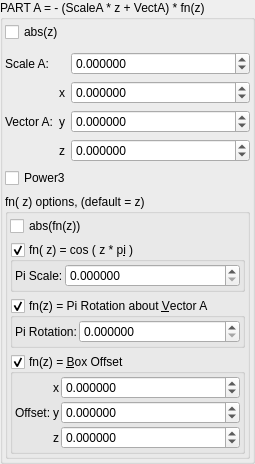
    <widget class="QGroupBox" name="groupBox">
     <property name="title">
      <string>PART A = - (ScaleA * z + VectA) * fn(z)</string>
     </property>
     <layout class="QVBoxLayout" name="verticalLayout_3">
      <property name="leftMargin">
       <number>2</number>
      </property>
      <property name="topMargin">
       <number>2</number>
      </property>
      <property name="rightMargin">
       <number>2</number>
      </property>
      <property name="bottomMargin">
       <number>2</number>
      </property>
      <item>
       <widget class="MyCheckBox" name="checkBox_transf_function_enabled_false">
        <property name="text">
         <string notr="true">abs(z)</string>
        </property>
       </widget>
      </item>
      <item>
       <layout class="QGridLayout" name="gridLayout" columnstretch="0,0,1">
        <property name="topMargin">
         <number>4</number>
        </property>
        <item row="0" column="0">
         <widget class="QLabel" name="label_174">
          <property name="text">
           <string>Scale A:</string>
          </property>
         </widget>
        </item>
        <item row="0" column="2">
         <widget class="MyDoubleSpinBox" name="spinbox_transf_scale_2">
          <property name="sizePolicy">
           <sizepolicy hsizetype="Minimum" vsizetype="Maximum">
            <horstretch>0</horstretch>
            <verstretch>0</verstretch>
           </sizepolicy>
          </property>
          <property name="prefix">
           <string/>
          </property>
          <property name="suffix">
           <string/>
          </property>
          <property name="decimals">
           <number>6</number>
          </property>
          <property name="minimum">
           <double>-99.989999999999995</double>
          </property>
          <property name="maximum">
           <double>99.989999999999995</double>
          </property>
          <property name="singleStep">
           <double>0.100000000000000</double>
          </property>
         </widget>
        </item>
        <item row="2" column="1">
         <widget class="QLabel" name="label_119">
          <property name="text">
           <string notr="true">y</string>
          </property>
         </widget>
        </item>
        <item row="1" column="1">
         <widget class="QLabel" name="label_112">
          <property name="text">
           <string notr="true">x</string>
          </property>
         </widget>
        </item>
        <item row="1" column="2">
         <widget class="MyDoubleSpinBox" name="spinbox3_transf_constant_multiplier_111_x">
          <property name="sizePolicy">
           <sizepolicy hsizetype="Minimum" vsizetype="Maximum">
            <horstretch>0</horstretch>
            <verstretch>0</verstretch>
           </sizepolicy>
          </property>
          <property name="prefix">
           <string/>
          </property>
          <property name="decimals">
           <number>6</number>
          </property>
          <property name="minimum">
           <double>-99.989999999999995</double>
          </property>
          <property name="singleStep">
           <double>0.100000000000000</double>
          </property>
         </widget>
        </item>
        <item row="3" column="1">
         <widget class="QLabel" name="label_121">
          <property name="text">
           <string notr="true">z</string>
          </property>
         </widget>
        </item>
        <item row="2" column="2">
         <widget class="MyDoubleSpinBox" name="spinbox3_transf_constant_multiplier_111_y">
          <property name="sizePolicy">
           <sizepolicy hsizetype="Minimum" vsizetype="Maximum">
            <horstretch>0</horstretch>
            <verstretch>0</verstretch>
           </sizepolicy>
          </property>
          <property name="decimals">
           <number>6</number>
          </property>
          <property name="minimum">
           <double>-99.989999999999995</double>
          </property>
          <property name="maximum">
           <double>99.989999999999995</double>
          </property>
          <property name="singleStep">
           <double>0.100000000000000</double>
          </property>
         </widget>
        </item>
        <item row="3" column="2">
         <widget class="MyDoubleSpinBox" name="spinbox3_transf_constant_multiplier_111_z">
          <property name="sizePolicy">
           <sizepolicy hsizetype="Minimum" vsizetype="Maximum">
            <horstretch>0</horstretch>
            <verstretch>0</verstretch>
           </sizepolicy>
          </property>
          <property name="decimals">
           <number>6</number>
          </property>
          <property name="minimum">
           <double>-99.989999999999995</double>
          </property>
          <property name="maximum">
           <double>99.989999999999995</double>
          </property>
          <property name="singleStep">
           <double>0.100000000000000</double>
          </property>
         </widget>
        </item>
        <item row="1" column="0" rowspan="3">
         <widget class="QLabel" name="label_114">
          <property name="text">
           <string>Vector A:</string>
          </property>
         </widget>
        </item>
       </layout>
      </item>
      <item>
       <widget class="MyCheckBox" name="checkBox_transf_function_enabledx_false">
        <property name="text">
         <string>Power3</string>
        </property>
       </widget>
      </item>
      <item>
       <widget class="QGroupBox" name="groupBox_2">
        <property name="title">
         <string>fn( z) options, (default = z)</string>
        </property>
        <layout class="QVBoxLayout" name="verticalLayout_4">
         <property name="leftMargin">
          <number>2</number>
         </property>
         <property name="topMargin">
          <number>2</number>
         </property>
         <property name="rightMargin">
          <number>2</number>
         </property>
         <property name="bottomMargin">
          <number>2</number>
         </property>
         <item>
          <widget class="MyCheckBox" name="checkBox_transf_function_enabledAx_false">
           <property name="text">
            <string notr="true">abs(fn(z))</string>
           </property>
          </widget>
         </item>
         <item>
          <widget class="MyGroupBox" name="groupCheck_transf_multiplier_enabled_1_false">
           <property name="toolTip">
            <string/>
           </property>
           <property name="title">
            <string notr="true">fn( z) = cos ( z * p&amp;i )</string>
           </property>
           <property name="checkable">
            <bool>true</bool>
           </property>
           <layout class="QVBoxLayout" name="verticalLayout_52">
            <property name="spacing">
             <number>2</number>
            </property>
            <property name="leftMargin">
             <number>2</number>
            </property>
            <property name="topMargin">
             <number>2</number>
            </property>
            <property name="rightMargin">
             <number>2</number>
            </property>
            <property name="bottomMargin">
             <number>2</number>
            </property>
            <item>
             <layout class="QGridLayout" name="gridLayout_26" columnstretch="0,1">
              <property name="spacing">
               <number>2</number>
              </property>
              <item row="0" column="0">
               <widget class="QLabel" name="label_170">
                <property name="text">
                 <string>Pi Scale:</string>
                </property>
               </widget>
              </item>
              <item row="0" column="1">
               <widget class="MyDoubleSpinBox" name="spinbox_transf_scaleC_1">
                <property name="sizePolicy">
                 <sizepolicy hsizetype="Minimum" vsizetype="Maximum">
                  <horstretch>0</horstretch>
                  <verstretch>0</verstretch>
                 </sizepolicy>
                </property>
                <property name="prefix">
                 <string/>
                </property>
                <property name="suffix">
                 <string/>
                </property>
                <property name="decimals">
                 <number>6</number>
                </property>
                <property name="minimum">
                 <double>0.000000000000000</double>
                </property>
                <property name="maximum">
                 <double>10.000000000000000</double>
                </property>
                <property name="singleStep">
                 <double>0.100000000000000</double>
                </property>
               </widget>
              </item>
             </layout>
            </item>
           </layout>
          </widget>
         </item>
         <item>
          <widget class="MyGroupBox" name="groupCheck_transf_function_enabledy_false">
           <property name="toolTip">
            <string/>
           </property>
           <property name="title">
            <string>fn(z) = Pi Rotation about &amp;Vector A</string>
           </property>
           <property name="checkable">
            <bool>true</bool>
           </property>
           <layout class="QVBoxLayout" name="verticalLayout_50">
            <property name="spacing">
             <number>2</number>
            </property>
            <property name="leftMargin">
             <number>2</number>
            </property>
            <property name="topMargin">
             <number>2</number>
            </property>
            <property name="rightMargin">
             <number>2</number>
            </property>
            <property name="bottomMargin">
             <number>2</number>
            </property>
            <item>
             <layout class="QGridLayout" name="gridLayout_24" columnstretch="0,1">
              <property name="spacing">
               <number>2</number>
              </property>
              <item row="0" column="0">
               <widget class="QLabel" name="label_169">
                <property name="text">
                 <string>Pi Rotation:</string>
                </property>
               </widget>
              </item>
              <item row="0" column="1">
               <widget class="MyDoubleSpinBox" name="spinbox_transf_scale_0">
                <property name="sizePolicy">
                 <sizepolicy hsizetype="Minimum" vsizetype="Maximum">
                  <horstretch>0</horstretch>
                  <verstretch>0</verstretch>
                 </sizepolicy>
                </property>
                <property name="prefix">
                 <string/>
                </property>
                <property name="suffix">
                 <string/>
                </property>
                <property name="decimals">
                 <number>6</number>
                </property>
                <property name="minimum">
                 <double>0.000000000000000</double>
                </property>
                <property name="maximum">
                 <double>1.000000000000000</double>
                </property>
                <property name="singleStep">
                 <double>0.100000000000000</double>
                </property>
               </widget>
              </item>
             </layout>
            </item>
           </layout>
          </widget>
         </item>
         <item>
          <widget class="MyGroupBox" name="groupCheck_transf_function_enabledz_false">
           <property name="toolTip">
            <string/>
           </property>
           <property name="title">
            <string>fn(z) = &amp;Box Offset</string>
           </property>
           <property name="checkable">
            <bool>true</bool>
           </property>
           <layout class="QVBoxLayout" name="verticalLayout_49">
            <property name="spacing">
             <number>2</number>
            </property>
            <property name="leftMargin">
             <number>2</number>
            </property>
            <property name="topMargin">
             <number>2</number>
            </property>
            <property name="rightMargin">
             <number>2</number>
            </property>
            <property name="bottomMargin">
             <number>2</number>
            </property>
            <item>
             <layout class="QGridLayout" name="gridLayout_23" columnstretch="0,0,1">
              <property name="spacing">
               <number>2</number>
              </property>
              <item row="1" column="1">
               <widget class="QLabel" name="label_123">
                <property name="text">
                 <string notr="true">y</string>
                </property>
               </widget>
              </item>
              <item row="2" column="2">
               <widget class="MyDoubleSpinBox" name="spinbox3_transf_addition_constant_z">
                <property name="sizePolicy">
                 <sizepolicy hsizetype="Minimum" vsizetype="Maximum">
                  <horstretch>0</horstretch>
                  <verstretch>0</verstretch>
                 </sizepolicy>
                </property>
                <property name="prefix">
                 <string/>
                </property>
                <property name="suffix">
                 <string/>
                </property>
                <property name="decimals">
                 <number>6</number>
                </property>
                <property name="minimum">
                 <double>-99.989999999999995</double>
                </property>
                <property name="maximum">
                 <double>99.989999999999995</double>
                </property>
                <property name="singleStep">
                 <double>0.100000000000000</double>
                </property>
               </widget>
              </item>
              <item row="0" column="1">
               <widget class="QLabel" name="label_124">
                <property name="text">
                 <string notr="true">x</string>
                </property>
               </widget>
              </item>
              <item row="1" column="2">
               <widget class="MyDoubleSpinBox" name="spinbox3_transf_addition_constant_y">
                <property name="sizePolicy">
                 <sizepolicy hsizetype="Minimum" vsizetype="Maximum">
                  <horstretch>0</horstretch>
                  <verstretch>0</verstretch>
                 </sizepolicy>
                </property>
                <property name="prefix">
                 <string/>
                </property>
                <property name="suffix">
                 <string/>
                </property>
                <property name="decimals">
                 <number>6</number>
                </property>
                <property name="minimum">
                 <double>-99.989999999999995</double>
                </property>
                <property name="maximum">
                 <double>99.989999999999995</double>
                </property>
                <property name="singleStep">
                 <double>0.100000000000000</double>
                </property>
               </widget>
              </item>
              <item row="1" column="0">
               <widget class="QLabel" name="label_126">
                <property name="text">
                 <string>Offset:</string>
                </property>
               </widget>
              </item>
              <item row="2" column="1">
               <widget class="QLabel" name="label_125">
                <property name="text">
                 <string notr="true">z</string>
                </property>
               </widget>
              </item>
              <item row="0" column="2">
               <widget class="MyDoubleSpinBox" name="spinbox3_transf_addition_constant_x">
                <property name="sizePolicy">
                 <sizepolicy hsizetype="Minimum" vsizetype="Maximum">
                  <horstretch>0</horstretch>
                  <verstretch>0</verstretch>
                 </sizepolicy>
                </property>
                <property name="prefix">
                 <string/>
                </property>
                <property name="suffix">
                 <string/>
                </property>
                <property name="decimals">
                 <number>6</number>
                </property>
                <property name="minimum">
                 <double>-99.989999999999995</double>
                </property>
                <property name="maximum">
                 <double>99.989999999999995</double>
                </property>
                <property name="singleStep">
                 <double>0.100000000000000</double>
                </property>
               </widget>
              </item>
             </layout>
            </item>
           </layout>
          </widget>
         </item>
        </layout>
       </widget>
      </item>
     </layout>
    </widget>
